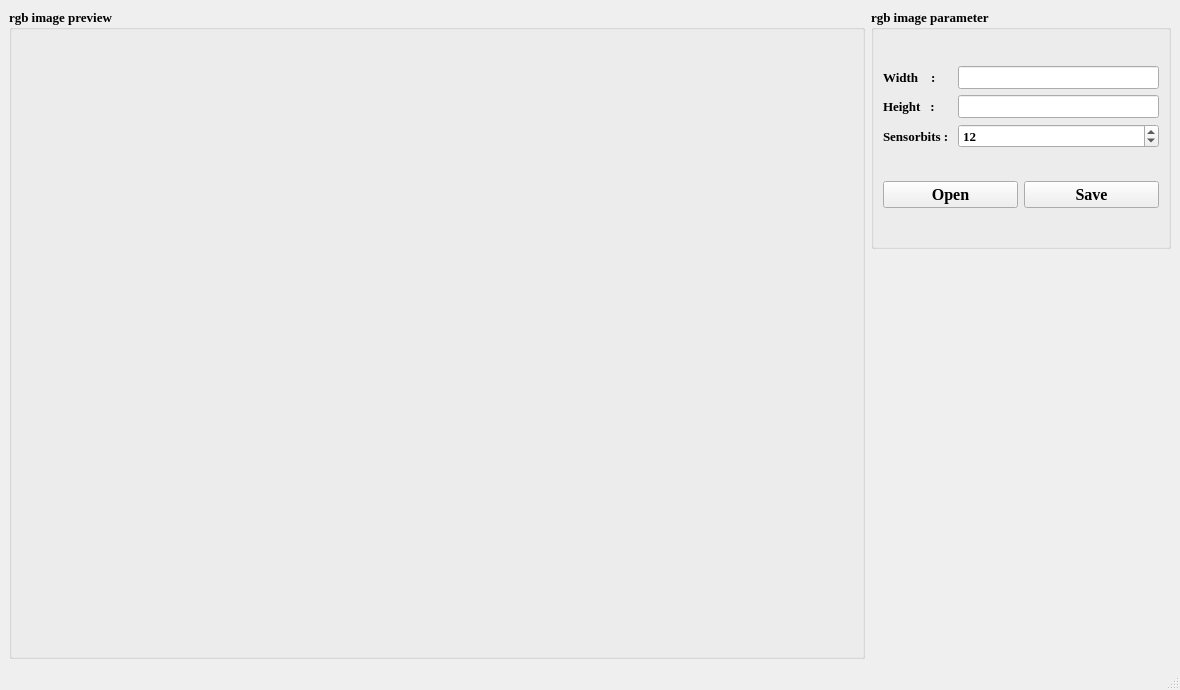
<?xml version="1.0" encoding="UTF-8"?>
<ui version="4.0">
 <class>RGB_Viewer</class>
 <widget class="QMainWindow" name="RGB_Viewer">
  <property name="geometry">
   <rect>
    <x>0</x>
    <y>0</y>
    <width>1180</width>
    <height>690</height>
   </rect>
  </property>
  <property name="minimumSize">
   <size>
    <width>1180</width>
    <height>690</height>
   </size>
  </property>
  <property name="windowTitle">
   <string>MainWindow</string>
  </property>
  <property name="styleSheet">
   <string notr="true"/>
  </property>
  <widget class="QWidget" name="centralwidget">
   <layout class="QGridLayout" name="gridLayout_3">
    <item row="0" column="1">
     <widget class="QGroupBox" name="groupBox">
      <property name="minimumSize">
       <size>
        <width>260</width>
        <height>240</height>
       </size>
      </property>
      <property name="maximumSize">
       <size>
        <width>300</width>
        <height>16777215</height>
       </size>
      </property>
      <property name="font">
       <font>
        <family>Times New Roman</family>
        <pointsize>10</pointsize>
        <weight>75</weight>
        <bold>true</bold>
       </font>
      </property>
      <property name="title">
       <string>rgb image parameter</string>
      </property>
      <layout class="QGridLayout" name="gridLayout_4">
       <item row="0" column="0" colspan="4">
        <layout class="QGridLayout" name="gridLayout">
         <item row="0" column="0">
          <widget class="QLabel" name="label">
           <property name="font">
            <font>
             <family>Times New Roman</family>
             <pointsize>10</pointsize>
             <weight>75</weight>
             <bold>true</bold>
            </font>
           </property>
           <property name="text">
            <string>Width    :</string>
           </property>
          </widget>
         </item>
         <item row="0" column="1">
          <widget class="QLineEdit" name="imwidth">
           <property name="font">
            <font>
             <family>Times New Roman</family>
             <pointsize>10</pointsize>
             <weight>75</weight>
             <bold>true</bold>
            </font>
           </property>
          </widget>
         </item>
         <item row="1" column="0">
          <widget class="QLabel" name="label_2">
           <property name="font">
            <font>
             <family>Times New Roman</family>
             <pointsize>10</pointsize>
             <weight>75</weight>
             <bold>true</bold>
            </font>
           </property>
           <property name="text">
            <string>Height   :</string>
           </property>
          </widget>
         </item>
         <item row="1" column="1">
          <widget class="QLineEdit" name="imheight">
           <property name="font">
            <font>
             <family>Times New Roman</family>
             <pointsize>10</pointsize>
             <weight>75</weight>
             <bold>true</bold>
            </font>
           </property>
          </widget>
         </item>
         <item row="2" column="0">
          <widget class="QLabel" name="label_3">
           <property name="font">
            <font>
             <family>Times New Roman</family>
             <pointsize>10</pointsize>
             <weight>75</weight>
             <bold>true</bold>
            </font>
           </property>
           <property name="text">
            <string>Sensorbits : </string>
           </property>
          </widget>
         </item>
         <item row="2" column="1">
          <widget class="QSpinBox" name="spin_sensorbits">
           <property name="font">
            <font>
             <family>Times New Roman</family>
             <pointsize>10</pointsize>
             <weight>75</weight>
             <bold>true</bold>
            </font>
           </property>
           <property name="minimum">
            <number>9</number>
           </property>
           <property name="maximum">
            <number>16</number>
           </property>
           <property name="singleStep">
            <number>1</number>
           </property>
           <property name="value">
            <number>12</number>
           </property>
          </widget>
         </item>
        </layout>
       </item>
       <item row="1" column="0" colspan="2">
        <widget class="QPushButton" name="btn_open">
         <property name="font">
          <font>
           <family>Times New Roman</family>
           <pointsize>12</pointsize>
           <weight>75</weight>
           <bold>true</bold>
          </font>
         </property>
         <property name="text">
          <string>Open</string>
         </property>
        </widget>
       </item>
       <item row="1" column="2" colspan="2">
        <widget class="QPushButton" name="save">
         <property name="font">
          <font>
           <family>Times New Roman</family>
           <pointsize>12</pointsize>
           <weight>75</weight>
           <bold>true</bold>
          </font>
         </property>
         <property name="text">
          <string>Save</string>
         </property>
        </widget>
       </item>
      </layout>
     </widget>
    </item>
    <item row="0" column="0" rowspan="2">
     <widget class="QGroupBox" name="image_box">
      <property name="font">
       <font>
        <family>Times New Roman</family>
        <pointsize>10</pointsize>
        <weight>75</weight>
        <bold>true</bold>
       </font>
      </property>
      <property name="title">
       <string>rgb image preview</string>
      </property>
      <layout class="QGridLayout" name="gridLayout_2">
       <item row="0" column="0">
        <layout class="QGridLayout" name="image_layout"/>
       </item>
      </layout>
     </widget>
    </item>
    <item row="1" column="1">
     <spacer name="verticalSpacer">
      <property name="orientation">
       <enum>Qt::Vertical</enum>
      </property>
      <property name="sizeHint" stdset="0">
       <size>
        <width>20</width>
        <height>300</height>
       </size>
      </property>
     </spacer>
    </item>
   </layout>
  </widget>
  <widget class="QStatusBar" name="statusbar"/>
 </widget>
 <resources/>
 <connections/>
</ui>
